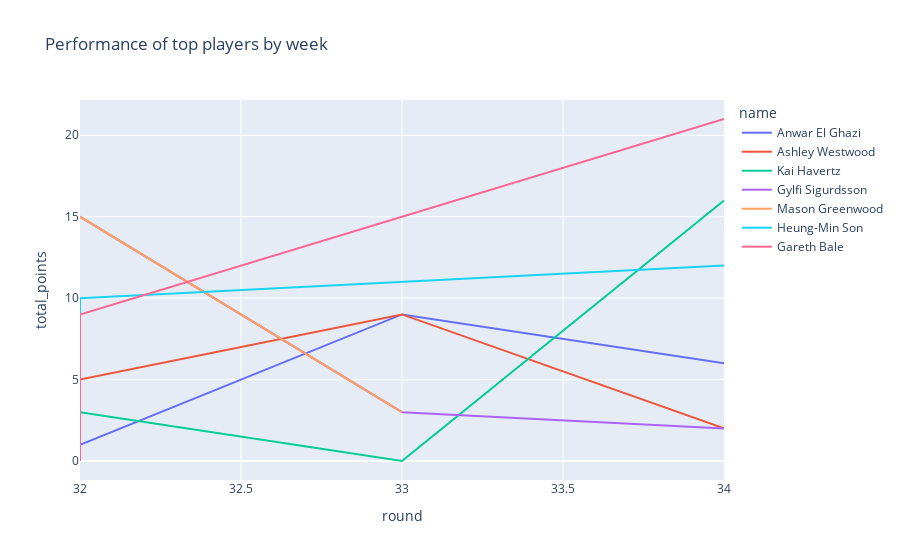

Source (notebook cell):
### Code cell
top_ids = tp_by_points.index.to_list()
top_ids = top_ids[0:7]

df_top = filtered_df[filtered_df['element'].isin(top_ids)]
#sns.lineplot(x='round', y='total_points', hue='name', data=df_top)

fig = px.line(df_top, x='round', y='total_points', color='name', hover_name='name', title='Performance of top players by week')
fig.show()

### Figure 1 — Plotly figure (JSON) as saved in the notebook; plotly's stock layout.template omitted (floating-point values rounded to 4 significant figures)
{"data": [{"hovertemplate": "<b>%{hovertext}</b><br><br>name=Anwar El Ghazi<br>round=%{x}<br>total_points=%{y}<extra></extra>", "hovertext": ["Anwar El Ghazi", "Anwar El Ghazi", "Anwar El Ghazi"], "legendgroup": "Anwar El Ghazi", "line": {"color": "#636efa", "dash": "solid"}, "mode": "lines", "name": "Anwar El Ghazi", "orientation": "v", "showlegend": true, "type": "scatter", "x": [32, 33, 34], "xaxis": "x", "y": [1, 9, 6], "yaxis": "y"}, {"hovertemplate": "<b>%{hovertext}</b><br><br>name=Ashley Westwood<br>round=%{x}<br>total_points=%{y}<extra></extra>", "hovertext": ["Ashley Westwood", "Ashley Westwood", "Ashley Westwood"], "legendgroup": "Ashley Westwood", "line": {"color": "#EF553B", "dash": "solid"}, "mode": "lines", "name": "Ashley Westwood", "orientation": "v", "showlegend": true, "type": "scatter", "x": [32, 33, 34], "xaxis": "x", "y": [5, 9, 2], "yaxis": "y"}, {"hovertemplate": "<b>%{hovertext}</b><br><br>name=Kai Havertz<br>round=%{x}<br>total_points=%{y}<extra></extra>", "hovertext": ["Kai Havertz", "Kai Havertz", "Kai Havertz"], "legendgroup": "Kai Havertz", "line": {"color": "#00cc96", "dash": "solid"}, "mode": "lines", "name": "Kai Havertz", "orientation": "v", "showlegend": true, "type": "scatter", "x": [32, 33, 34], "xaxis": "x", "y": [3, 0, 16], "yaxis": "y"}, {"hovertemplate": "<b>%{hovertext}</b><br><br>name=Gylfi Sigurdsson<br>round=%{x}<br>total_points=%{y}<extra></extra>", "hovertext": ["Gylfi Sigurdsson", "Gylfi Sigurdsson", "Gylfi Sigurdsson"], "legendgroup": "Gylfi Sigurdsson", "line": {"color": "#ab63fa", "dash": "solid"}, "mode": "lines", "name": "Gylfi Sigurdsson", "orientation": "v", "showlegend": true, "type": "scatter", "x": [32, 33, 34], "xaxis": "x", "y": [15, 3, 2], "yaxis": "y"}, {"hovertemplate": "<b>%{hovertext}</b><br><br>name=Mason Greenwood<br>round=%{x}<br>total_points=%{y}<extra></extra>", "hovertext": ["Mason Greenwood", "Mason Greenwood"], "legendgroup": "Mason Greenwood", "line": {"color": "#FFA15A", "dash": "solid"}, "mode": "lines", "name": "Mason Greenwood", "orientation": "v", "showlegend": true, "type": "scatter", "x": [32, 33], "xaxis": "x", "y": [15, 3], "yaxis": "y"}, {"hovertemplate": "<b>%{hovertext}</b><br><br>name=Heung-Min Son<br>round=%{x}<br>total_points=%{y}<extra></extra>", "hovertext": ["Heung-Min Son", "Heung-Min Son", "Heung-Min Son"], "legendgroup": "Heung-Min Son", "line": {"color": "#19d3f3", "dash": "solid"}, "mode": "lines", "name": "Heung-Min Son", "orientation": "v", "showlegend": true, "type": "scatter", "x": [32, 32, 34], "xaxis": "x", "y": [2, 10, 12], "yaxis": "y"}, {"hovertemplate": "<b>%{hovertext}</b><br><br>name=Gareth Bale<br>round=%{x}<br>total_points=%{y}<extra></extra>", "hovertext": ["Gareth Bale", "Gareth Bale", "Gareth Bale"], "legendgroup": "Gareth Bale", "line": {"color": "#FF6692", "dash": "solid"}, "mode": "lines", "name": "Gareth Bale", "orientation": "v", "showlegend": true, "type": "scatter", "x": [32, 32, 34], "xaxis": "x", "y": [0, 9, 21], "yaxis": "y"}], "layout": {"legend": {"title": {"text": "name"}, "tracegroupgap": 0}, "title": {"text": "Performance of top players by week"}, "xaxis": {"anchor": "y", "domain": [0, 1], "title": {"text": "round"}}, "yaxis": {"anchor": "x", "domain": [0, 1], "title": {"text": "total_points"}}}}
